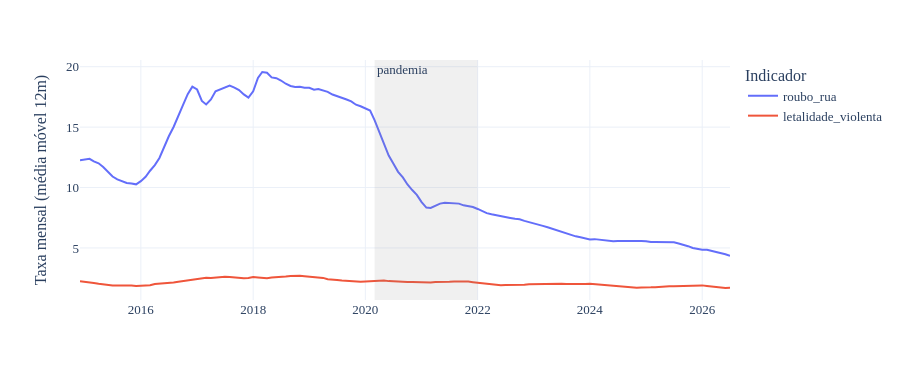

Notebook code cell kept with this figure:
### Code cell
analise.serie_longa_figura(mensal).show()

### Figure 1 — Plotly figure (JSON) as saved in the notebook; plotly's stock layout.template omitted (floating-point values rounded to 4 significant figures; data arrays with more than 128 entries replaced by an {"elided": "..."} marker saying what was removed)
{"data": [{"hovertemplate": "Indicador=roubo_rua<br>=%{x}<br>Taxa mensal (média móvel 12m)=%{y}<extra></extra>", "legendgroup": "roubo_rua", "line": {"color": "#636efa", "dash": "solid"}, "marker": {"symbol": "circle"}, "mode": "lines", "name": "roubo_rua", "orientation": "v", "showlegend": true, "type": "scatter", "x": {"elided": "140 str values"}, "xaxis": "x", "y": {"elided": "140 float values"}, "yaxis": "y"}, {"hovertemplate": "Indicador=letalidade_violenta<br>=%{x}<br>Taxa mensal (média móvel 12m)=%{y}<extra></extra>", "legendgroup": "letalidade_violenta", "line": {"color": "#EF553B", "dash": "solid"}, "marker": {"symbol": "circle"}, "mode": "lines", "name": "letalidade_violenta", "orientation": "v", "showlegend": true, "type": "scatter", "x": {"elided": "140 str values"}, "xaxis": "x", "y": {"elided": "140 float values"}, "yaxis": "y"}], "layout": {"annotations": [{"showarrow": false, "text": "pandemia", "x": "2020-03-01", "xanchor": "left", "xref": "x", "y": 1, "yanchor": "top", "yref": "y domain"}], "font": {"family": "Georgia, serif", "size": 13}, "height": 380, "legend": {"title": {"text": "Indicador"}, "tracegroupgap": 0}, "margin": {"t": 60}, "shapes": [{"fillcolor": "gray", "line": {"width": 0}, "opacity": 0.12, "type": "rect", "x0": "2020-03-01", "x1": "2021-12-31", "xref": "x", "y0": 0, "y1": 1, "yref": "y domain"}], "xaxis": {"anchor": "y", "domain": [0, 1], "title": {"text": ""}}, "yaxis": {"anchor": "x", "domain": [0, 1], "title": {"text": "Taxa mensal (média móvel 12m)"}}}}
